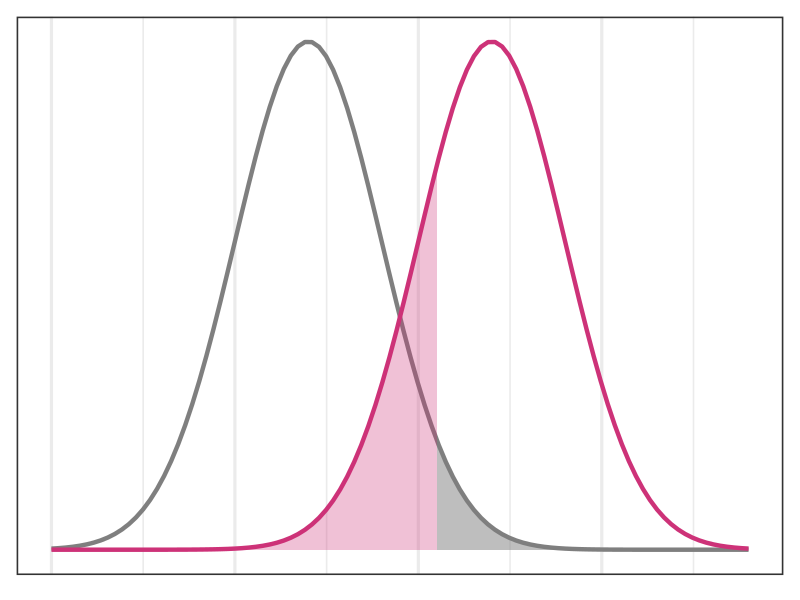
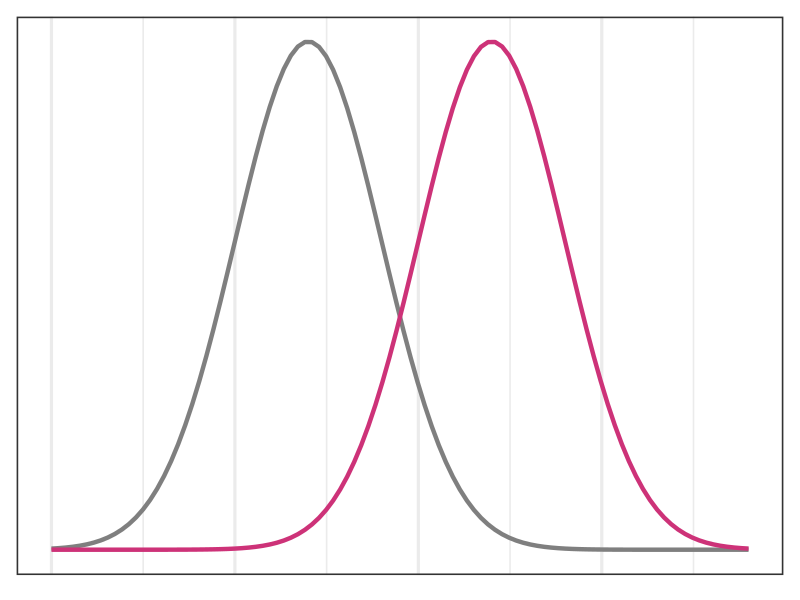
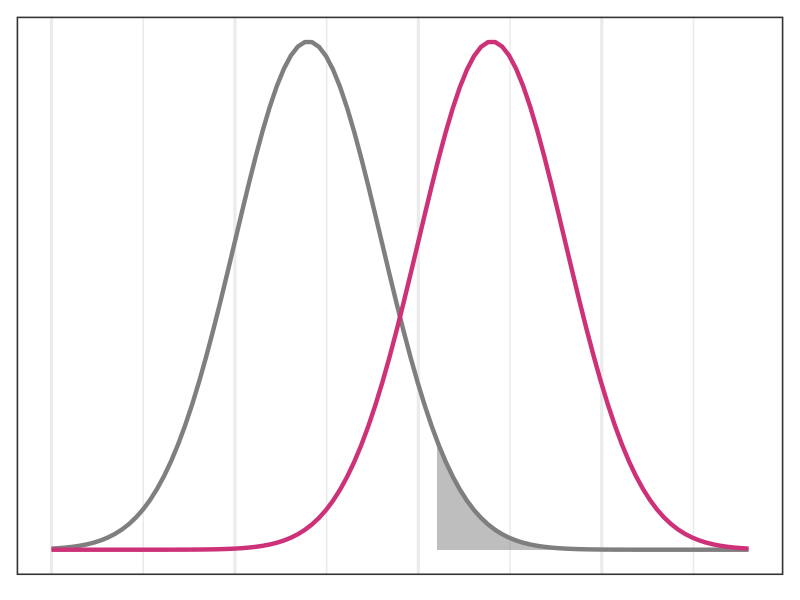
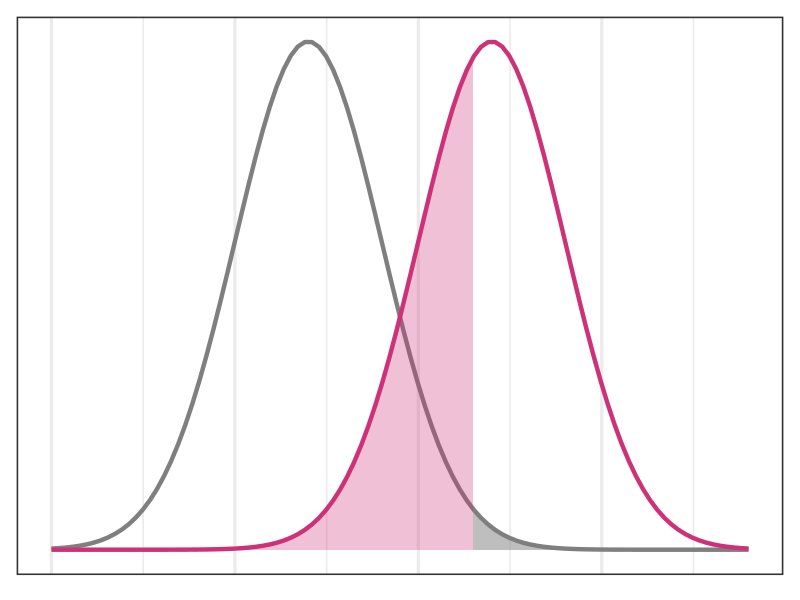
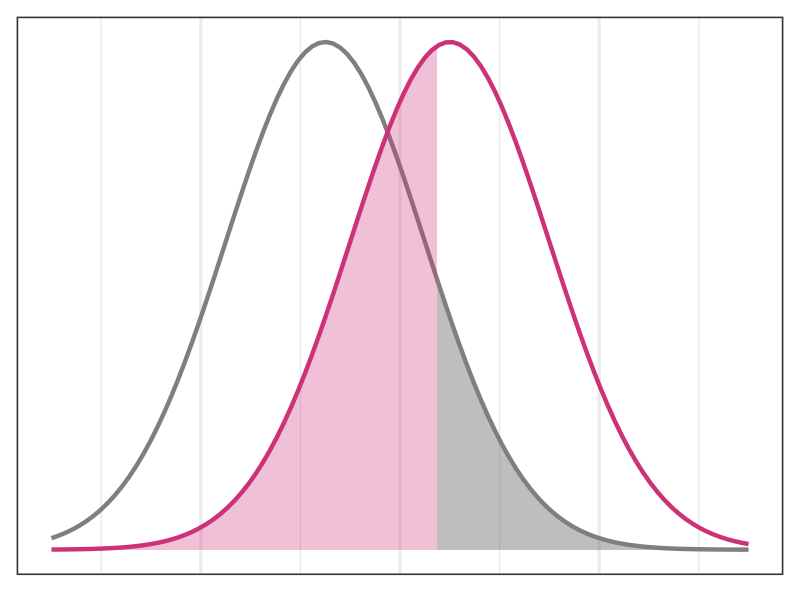
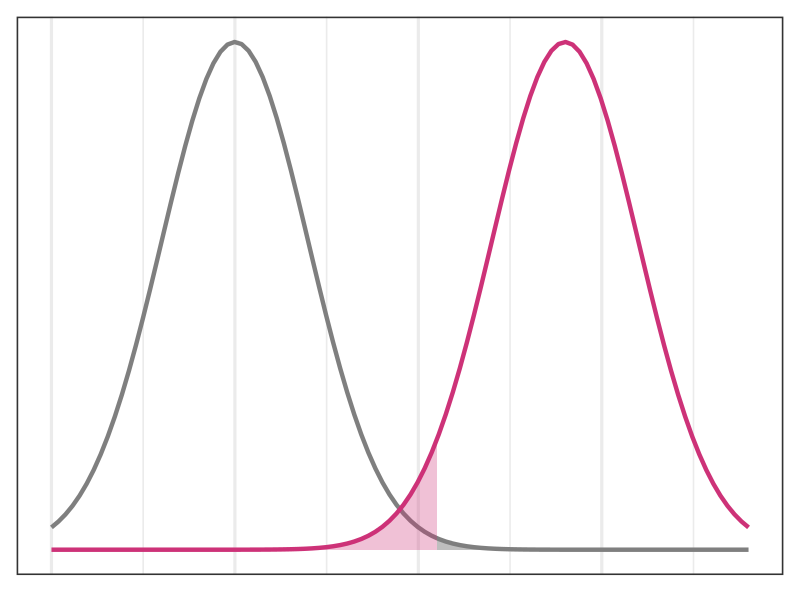
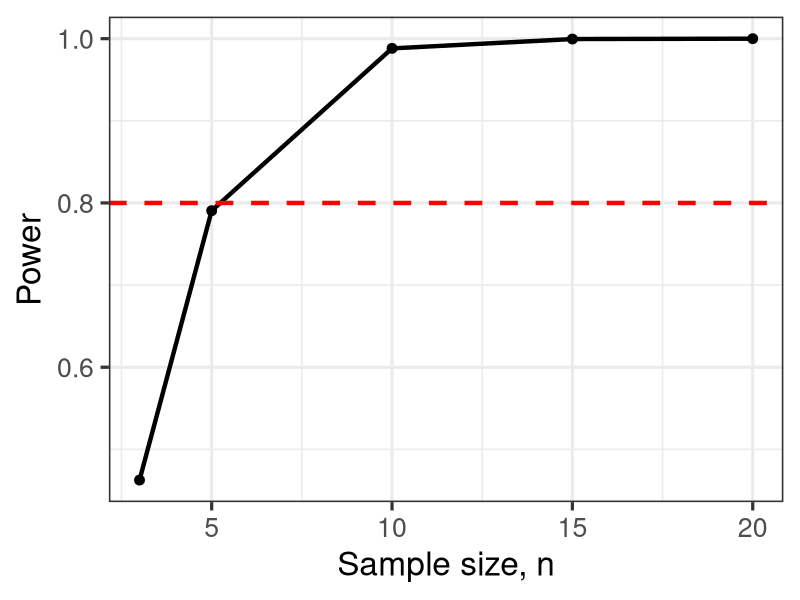
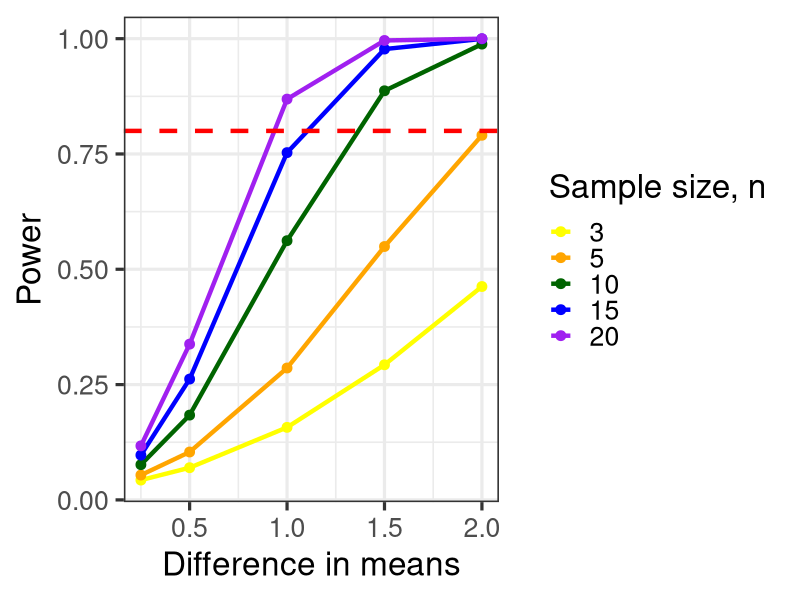

Recreate these plots in R, in order.
# lecture08 script
library(tidyverse)

# set working directory
setwd(dirname(rstudioapi::getActiveDocumentContext()$path))

##############
# Power calculations
##############

data.frame(x = c(-5,4.5)) %>%
    ggplot2::ggplot(.) +
    ggplot2::aes(x) +
    ggplot2::stat_function(fun = dnorm, 
                           n = 100, 
                           args = list(mean = -1.5, sd = 1),
                           color = "grey50", size = 1.5) + 
    ggplot2::stat_function(fun = dnorm, 
                           n = 100, 
                           args = list(mean = 1, sd = 1),
                           color = "violetred3", size = 1.5) + 
    ggplot2::scale_y_continuous(breaks = NULL) +
    ggplot2::theme_bw(24) +
    ggplot2::theme(axis.title = element_blank(),
                   axis.text = element_blank(),
                   axis.ticks = element_blank()) +
    ggplot2::stat_function(fun = dnorm,
                           n = 100,
                           geom = "area",
                           args = list(mean = -1.5, sd = 1),
                           xlim = c(0.25, 4),
                           alpha = 0.5,
                           fill = "grey50", size = 1.5) +
    ggplot2::stat_function(fun = dnorm,
                           n = 100,
                           geom = "area",
                           args = list(mean = 1, sd = 1),
                           xlim = c(-4, 0.25),
                           alpha = 0.3,
                           fill = "violetred3", size = 1.5)
ggsave("power_plot1.png", height = 4, width = 7)

data.frame(x = c(-5,4.5)) %>%
    ggplot2::ggplot(.) +
    ggplot2::aes(x) +
    ggplot2::stat_function(fun = dnorm, 
                           n = 100, 
                           args = list(mean = -1.5, sd = 1),
                           color = "grey50", size = 1.5) + 
    ggplot2::stat_function(fun = dnorm, 
                           n = 100, 
                           args = list(mean = 1, sd = 1),
                           color = "violetred3", size = 1.5) + 
    ggplot2::scale_y_continuous(breaks = NULL) +
    ggplot2::theme_bw(24) +
    ggplot2::theme(axis.title = element_blank(),
                   axis.text = element_blank(),
                   axis.ticks = element_blank())
    # ggplot2::stat_function(fun = dnorm,
    #                        n = 100,
    #                        geom = "area",
    #                        args = list(mean = -1.5, sd = 1),
    #                        xlim = c(0.25, 4),
    #                        alpha = 0.5,
    #                        fill = "grey50", size = 1.5) +
    # ggplot2::stat_function(fun = dnorm,
    #                        n = 100,
    #                        geom = "area",
    #                        args = list(mean = 1, sd = 1),
    #                        xlim = c(-4, 0.25),
    #                        alpha = 0.3,
    #                        fill = "violetred3", size = 1.5)
ggsave("power_plot2.png", height = 4, width = 7)

data.frame(x = c(-5,4.5)) %>%
    ggplot2::ggplot(.) +
    ggplot2::aes(x) +
    ggplot2::stat_function(fun = dnorm, 
                           n = 100, 
                           args = list(mean = -1.5, sd = 1),
                           color = "grey50", size = 1.5) + 
    ggplot2::stat_function(fun = dnorm, 
                           n = 100, 
                           args = list(mean = 1, sd = 1),
                           color = "violetred3", size = 1.5) + 
    ggplot2::scale_y_continuous(breaks = NULL) +
    ggplot2::theme_bw(24) +
    ggplot2::theme(axis.title = element_blank(),
                   axis.text = element_blank(),
                   axis.ticks = element_blank()) +
ggplot2::stat_function(fun = dnorm,
                       n = 100,
                       geom = "area",
                       args = list(mean = -1.5, sd = 1),
                       xlim = c(0.25, 4),
                       alpha = 0.5,
                       fill = "grey50", size = 1.5)
# ggplot2::stat_function(fun = dnorm,
#                        n = 100,
#                        geom = "area",
#                        args = list(mean = 1, sd = 1),
#                        xlim = c(-4, 0.25),
#                        alpha = 0.3,
#                        fill = "violetred3", size = 1.5)
ggsave("power_plot3.png", height = 4, width = 7)

# change alpha

data.frame(x = c(-5,4.5)) %>%
    ggplot2::ggplot(.) +
    ggplot2::aes(x) +
    ggplot2::stat_function(fun = dnorm, 
                           n = 100, 
                           args = list(mean = -1.5, sd = 1),
                           color = "grey50", size = 1.5) + 
    ggplot2::stat_function(fun = dnorm, 
                           n = 100, 
                           args = list(mean = 1, sd = 1),
                           color = "violetred3", size = 1.5) + 
    ggplot2::scale_y_continuous(breaks = NULL) +
    ggplot2::theme_bw(24) +
    ggplot2::theme(axis.title = element_blank(),
                   axis.text = element_blank(),
                   axis.ticks = element_blank()) +
    ggplot2::stat_function(fun = dnorm,
                           n = 100,
                           geom = "area",
                           args = list(mean = -1.5, sd = 1),
                           xlim = c(0.75, 4),
                           alpha = 0.5,
                           fill = "grey50", size = 1.5)+
    ggplot2::stat_function(fun = dnorm,
                       n = 100,
                       geom = "area",
                       args = list(mean = 1, sd = 1),
                       xlim = c(-4, 0.75),
                       alpha = 0.3,
                       fill = "violetred3", size = 1.5)
ggsave("power_plot4.png", height = 4, width = 7)

# increase sd
data.frame(x = c(-7,7)) %>%
    ggplot2::ggplot(.) +
    ggplot2::aes(x) +
    ggplot2::stat_function(fun = dnorm, 
                           n = 100, 
                           args = list(mean = -1.5, sd = 2),
                           color = "grey50", size = 1.5) + 
    ggplot2::stat_function(fun = dnorm, 
                           n = 100, 
                           args = list(mean = 1, sd = 2),
                           color = "violetred3", size = 1.5) + 
    ggplot2::scale_y_continuous(breaks = NULL) +
    ggplot2::theme_bw(24) +
    ggplot2::theme(axis.title = element_blank(),
                   axis.text = element_blank(),
                   axis.ticks = element_blank()) +
    ggplot2::stat_function(fun = dnorm,
                           n = 100,
                           geom = "area",
                           args = list(mean = -1.5, sd = 2),
                           xlim = c(0.75, 7),
                           alpha = 0.5,
                           fill = "grey50", size = 1.5)+
    ggplot2::stat_function(fun = dnorm,
                           n = 100,
                           geom = "area",
                           args = list(mean = 1, sd = 2),
                           xlim = c(-7, 0.75),
                           alpha = 0.3,
                           fill = "violetred3", size = 1.5)
ggsave("power_plot5.png", height = 4, width = 7)

# increase diff in means
data.frame(x = c(-5,4.5)) %>%
    ggplot2::ggplot(.) +
    ggplot2::aes(x) +
    ggplot2::stat_function(fun = dnorm, 
                           n = 100, 
                           args = list(mean = -2.5, sd = 1),
                           color = "grey50", size = 1.5) + 
    ggplot2::stat_function(fun = dnorm, 
                           n = 100, 
                           args = list(mean = 2, sd = 1),
                           color = "violetred3", size = 1.5) + 
    ggplot2::scale_y_continuous(breaks = NULL) +
    ggplot2::theme_bw(24) +
    ggplot2::theme(axis.title = element_blank(),
                   axis.text = element_blank(),
                   axis.ticks = element_blank()) +
    ggplot2::stat_function(fun = dnorm,
                           n = 100,
                           geom = "area",
                           args = list(mean = -2.5, sd = 1),
                           xlim = c(0.25, 4),
                           alpha = 0.5,
                           fill = "grey50", size = 1.5) +
    ggplot2::stat_function(fun = dnorm,
                           n = 100,
                           geom = "area",
                           args = list(mean = 2, sd = 1),
                           xlim = c(-4, 0.25),
                           alpha = 0.3,
                           fill = "violetred3", size = 1.5)
ggsave("power_plot6.png", height = 4, width = 7)

# power t test - has 5 params, you supply 4 and it gives the 5th
power.t.test(n = 20, delta = 2, sd = 1, sig.level = 0.05)

# lets test power across a variety of n with fixed delta and sd
power <- data.frame(delta = 2, sd = 1, alpha = 0.05, n = c(3,5,10,15,20)) %>%
    dplyr::mutate(power = power.t.test(n = n, delta = delta, sd = sd, sig.level = alpha)[[5]])

power %>%
    ggplot2::ggplot(.) +
    ggplot2::aes(x = n, y = power) +
    ggplot2::geom_line(size = 1.5) +
    ggplot2::geom_point(size = 3) +
    ggplot2::theme_bw(24) +
    ggplot2::labs(x = "Sample size, n", y = "Power") +
    ggplot2::geom_hline(yintercept = 0.8, color = "red", linetype = 2, size = 1.5)
ggsave("power-by-n.png", height = 4, width = 7)

# lets test power across a variety of n and eff size with fixed delta and sd
power <- data.frame(delta = "0.25, 0.5, 1, 1.5, 2", sd = 1, alpha = 0.05, n = c(3,5,10,15,20)) %>%
    tidyr::separate_rows(delta, sep = ",", convert = T) %>%
    dplyr::mutate(power = power.t.test(n = n, delta = delta, sd = sd, sig.level = alpha)[[5]])

power %>%
    ggplot2::ggplot(.) +
    ggplot2::aes(x = delta, y = power, color = factor(n), group = n) +
    ggplot2::geom_line(size = 1.5) +
    ggplot2::geom_point(size = 3) +
    ggplot2::theme_bw(24) +
    ggplot2::scale_color_manual(values = c("3" = "yellow", "5" = "orange", "10" = "darkgreen",
                                           "15" = "blue", "20" = "purple"),
                                name = "Sample size, n") +
    ggplot2::labs(x = "Difference in means", y = "Power") +
    ggplot2::geom_hline(yintercept = 0.8, color = "red", linetype = 2, size = 1.5)
ggsave("power-by-n2.png", height = 4, width = 10)
